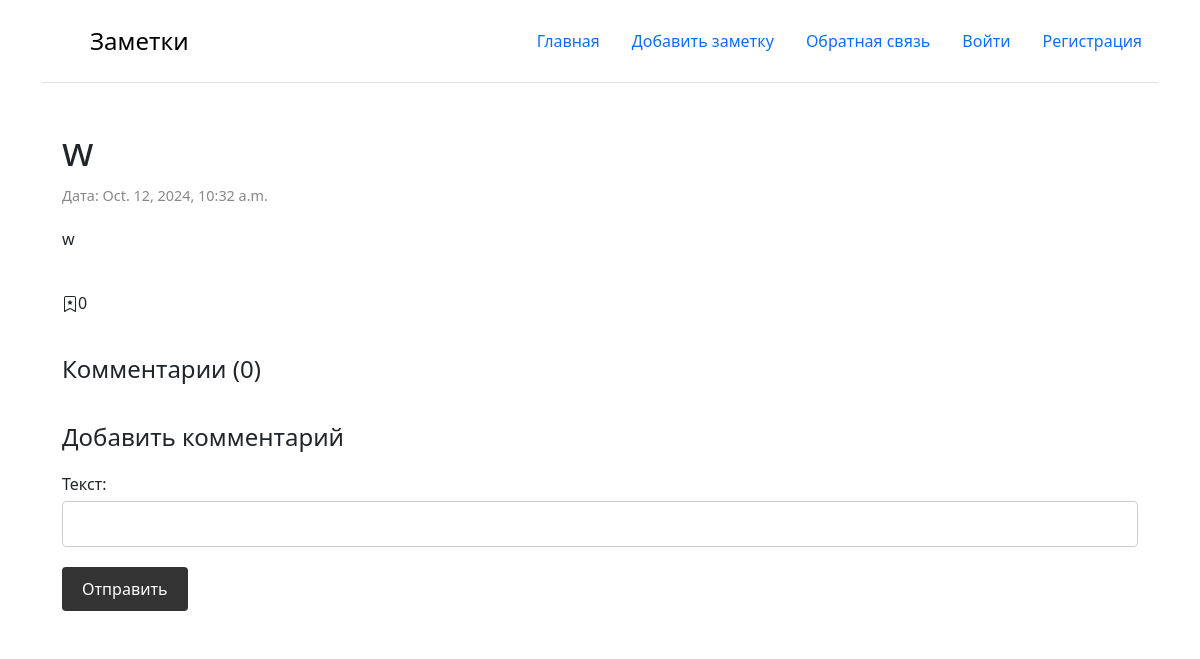
/18, run on the app's committed database.
### core/models.py (models this page shows, shortened)
class Post(models.Model):
    title = models.CharField(max_length=200)
    text = models.TextField()
    created_data = models.DateTimeField(auto_now_add=True)
    category = models.ForeignKey(PostCategory,
                                 blank = True,
                                 null = True,
                                 on_delete=models.SET_NULL,
                                 related_name='category_post')
    profile = models.ForeignKey(Profile,
                                related_name='profile_posts',
                                on_delete=models.CASCADE)
    class Meta:
        verbose_name = 'Запись'
        verbose_name_plural = 'Записи'
        ordering = ["-created_data"]

### core/views.py (the view, shortened to what this page needs)
# urls.py: path('<int:post_id>', post_detail, name='post_detail'),
def post_detail(request, post_id):
    context = {}
    comment_add_form = CommentAddForm()
    post= Post.objects.get(id=post_id)
    comments = PostComment.objects.filter(post=post)
    if request.user.is_authenticated:
        is_favorited = PostFavorites.objects.filter(profile=request.user.profile,
                                                    post=post)
        context.update({'is_favorited':is_favorited})
    context.update({
        "post": post,
        'comments': comments,
        'comment_add_form': comment_add_form
    })
    return render(request, 'post_detail.html', context)

### core/forms.py
class CommentAddForm(forms.Form):
    def __init__(self, *args, **kwargs):
        super(CommentAddForm, self).__init__(*args, **kwargs)
        for visible in self.visible_fields():
            visible.field.widget.attrs['class'] = 'form-control'
    text = forms.CharField(max_length=1000, label='Текст')

### templates/post_detail.html (shortened to what this page needs)
{% extends 'base.html' %}
{% load static %}
{% block content %}
<div class="container-post" data-post-id="{{ post.id }}" id="post">
    <article class="post-content">
        <h1>{{ post.title }}</h1>
        <p class="post-date">Дата: {{ post.created_data }}</p>
        <p>{{ post.text }}</p>
    </article>
    <span id="favoritesCount"> {{ post.post_favorites.all|length }} </span>
    <div class="comments-section">
        <h4>Комментарии ([[ comments.length ]])</h4>
    </div>
    <div class="comment-form">
        <h4>Добавить комментарий</h4>
        <form @submit.prevent="addComment" id="CommentForm" action="{% url 'comments_add_rest' post.id %}" method="post">
            <div>
                <label for="id_text">Текст: </label>
                <input v-model="commentForm.text" type="text" name="text" maxlength="1000" class="form-control" required="" id="id_text">
            </div>
            <button type="submit">Отправить</button>
        </form>
    </div>
</div>
{% endblock %}

### templates/base.html (style rules this page uses)
h1, h2 { margin: 0; padding-bottom: 10px; }
.container-post { max-width: 1200px; margin: 20px auto; padding: 20px; background-color: #fff; border-radius: 8px; }
.post-content { margin-bottom: 40px; }
.post-date { color: #888; font-size: 0.9em; margin-bottom: 20px; }
.comments-section { margin-top: 40px; }
.comments-section h4 { margin-bottom: 20px; }
.comment-form { margin-top: 40px; }
.comment-form h4 { margin-bottom: 20px; }
.comment-form label { display: block; margin-bottom: 5px; }
.comment-form input, .comment-form textarea { width: 100%; padding: 10px; margin-bottom: 20px; border: 1px solid #ccc; border-radius: 4px; box-sizing: border-box; }
.comment-form button { background-color: #333; color: #fff; padding: 10px 20px; border: none; border-radius: 4px; cursor: pointer; }

### data on the page
Post: title "w", created_data "Oct. 12, 2024, 10:32 a.m.", text "w", post_favorites.all|length "0"
